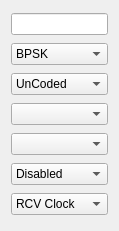
    <widget class="QWidget" name="layoutWidget">
     <property name="geometry">
      <rect>
       <x>690</x>
       <y>200</y>
       <width>119</width>
       <height>231</height>
      </rect>
     </property>
     <layout class="QVBoxLayout" name="verticalLayout_24">
      <item>
       <widget class="QLineEdit" name="lineEdit_DeMod_DR"/>
      </item>
      <item>
       <widget class="QComboBox" name="comboBox_DeMod_MM">
        <item>
         <property name="text">
          <string>BPSK</string>
         </property>
        </item>
        <item>
         <property name="text">
          <string>QPSK</string>
         </property>
        </item>
        <item>
         <property name="text">
          <string>0QPSK</string>
         </property>
        </item>
        <item>
         <property name="text">
          <string>8PSK</string>
         </property>
        </item>
        <item>
         <property name="text">
          <string>8QAM</string>
         </property>
        </item>
        <item>
         <property name="text">
          <string>16QAM</string>
         </property>
        </item>
       </widget>
      </item>
      <item>
       <widget class="QComboBox" name="comboBox_DeMod_FECT">
        <item>
         <property name="text">
          <string>UnCoded</string>
         </property>
        </item>
        <item>
         <property name="text">
          <string>Viterbi</string>
         </property>
        </item>
        <item>
         <property name="text">
          <string>TCM</string>
         </property>
        </item>
        <item>
         <property name="text">
          <string>TPC</string>
         </property>
        </item>
        <item>
         <property name="text">
          <string>LDPC</string>
         </property>
        </item>
        <item>
         <property name="text">
          <string>S-Tec</string>
         </property>
        </item>
       </widget>
      </item>
      <item>
       <widget class="QComboBox" name="comboBox_DeMod_FECO"/>
      </item>
      <item>
       <widget class="QComboBox" name="comboBox_DeMod_FECR"/>
      </item>
      <item>
       <widget class="QComboBox" name="comboBox_DeMod_Scram">
        <item>
         <property name="text">
          <string>Disabled</string>
         </property>
        </item>
        <item>
         <property name="text">
          <string>Auto</string>
         </property>
        </item>
        <item>
         <property name="text">
          <string>V.35</string>
         </property>
        </item>
        <item>
         <property name="text">
          <string>Intelsat</string>
         </property>
        </item>
        <item>
         <property name="text">
          <string>Alt.V.35</string>
         </property>
        </item>
        <item>
         <property name="text">
          <string>Alt Intelsat</string>
         </property>
        </item>
        <item>
         <property name="text">
          <string>EFD</string>
         </property>
        </item>
        <item>
         <property name="text">
          <string>R-S Sync</string>
         </property>
        </item>
        <item>
         <property name="text">
          <string>IBS Sync</string>
         </property>
        </item>
        <item>
         <property name="text">
          <string>FEC Sync</string>
         </property>
        </item>
       </widget>
      </item>
      <item>
       <widget class="QComboBox" name="comboBox_DeMod_Clock">
        <item>
         <property name="text">
          <string>RCV Clock</string>
         </property>
        </item>
        <item>
         <property name="text">
          <string>Internal</string>
         </property>
        </item>
        <item>
         <property name="text">
          <string>External</string>
         </property>
        </item>
        <item>
         <property name="text">
          <string>Mod Clock</string>
         </property>
        </item>
       </widget>
      </item>
     </layout>
    </widget>
